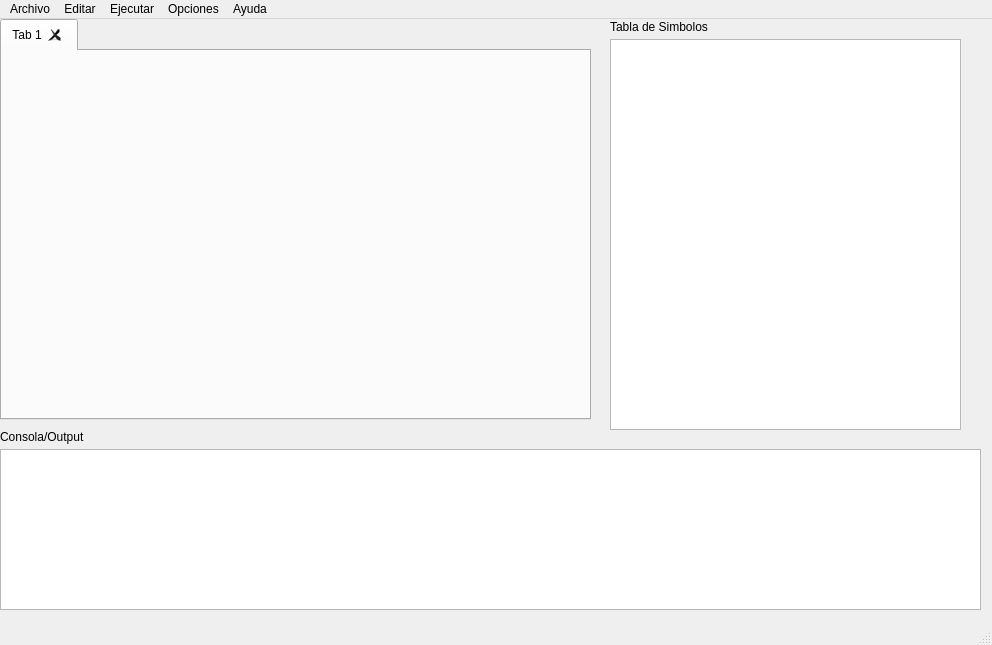
<?xml version="1.0" encoding="UTF-8"?>
<ui version="4.0">
 <class>MainWindow</class>
 <widget class="QMainWindow" name="MainWindow">
  <property name="geometry">
   <rect>
    <x>0</x>
    <y>0</y>
    <width>992</width>
    <height>645</height>
   </rect>
  </property>
  <property name="windowTitle">
   <string>Augus Intepreter</string>
  </property>
  <widget class="QWidget" name="centralwidget">
   <widget class="QTabWidget" name="tabWidget">
    <property name="geometry">
     <rect>
      <x>0</x>
      <y>0</y>
      <width>591</width>
      <height>401</height>
     </rect>
    </property>
    <property name="currentIndex">
     <number>0</number>
    </property>
    <property name="tabsClosable">
     <bool>true</bool>
    </property>
    <property name="movable">
     <bool>true</bool>
    </property>
    <widget class="QWidget" name="tab">
     <attribute name="title">
      <string>Tab 1</string>
     </attribute>
    </widget>
   </widget>
   <widget class="QLabel" name="label">
    <property name="geometry">
     <rect>
      <x>0</x>
      <y>410</y>
      <width>91</width>
      <height>16</height>
     </rect>
    </property>
    <property name="text">
     <string>Consola/Output</string>
    </property>
   </widget>
   <widget class="QPlainTextEdit" name="plainTextEdit">
    <property name="geometry">
     <rect>
      <x>0</x>
      <y>430</y>
      <width>981</width>
      <height>161</height>
     </rect>
    </property>
   </widget>
   <widget class="QPlainTextEdit" name="plainTextEdit_2">
    <property name="geometry">
     <rect>
      <x>610</x>
      <y>20</y>
      <width>351</width>
      <height>391</height>
     </rect>
    </property>
   </widget>
   <widget class="QLabel" name="label_2">
    <property name="geometry">
     <rect>
      <x>610</x>
      <y>0</y>
      <width>101</width>
      <height>16</height>
     </rect>
    </property>
    <property name="text">
     <string>Tabla de Simbolos</string>
    </property>
   </widget>
  </widget>
  <widget class="QMenuBar" name="menubar">
   <property name="geometry">
    <rect>
     <x>0</x>
     <y>0</y>
     <width>992</width>
     <height>26</height>
    </rect>
   </property>
   <widget class="QMenu" name="menuArchivo">
    <property name="title">
     <string>Archivo</string>
    </property>
    <addaction name="actionNuevo"/>
    <addaction name="actionAbrir"/>
    <addaction name="actionGuardar"/>
    <addaction name="actionGuardar_Como"/>
    <addaction name="separator"/>
    <addaction name="actionCerrar"/>
    <addaction name="actionSalir"/>
   </widget>
   <widget class="QMenu" name="menuEditar">
    <property name="title">
     <string>Editar</string>
    </property>
    <addaction name="actionCopiar"/>
    <addaction name="actionCortar"/>
    <addaction name="actionPegar"/>
    <addaction name="actionBuscar"/>
    <addaction name="actionReemplazar"/>
   </widget>
   <widget class="QMenu" name="menuEjecutar">
    <property name="title">
     <string>Ejecutar</string>
    </property>
    <widget class="QMenu" name="menuEjecutar_Ascedente">
     <property name="title">
      <string>Ejecutar Ascedente</string>
     </property>
     <addaction name="actionEjecutar"/>
     <addaction name="actionEjecutar_Paso_a_Paso"/>
    </widget>
    <addaction name="menuEjecutar_Ascedente"/>
    <addaction name="actionEjecutar_Descedente"/>
   </widget>
   <widget class="QMenu" name="menuOpciones">
    <property name="title">
     <string>Opciones</string>
    </property>
    <addaction name="actionCambiar_Fondo"/>
    <addaction name="actionQuitar_Numeros"/>
   </widget>
   <widget class="QMenu" name="menuAyuda">
    <property name="title">
     <string>Ayuda</string>
    </property>
    <addaction name="actionAyuda"/>
    <addaction name="actionAcerca_De"/>
   </widget>
   <addaction name="menuArchivo"/>
   <addaction name="menuEditar"/>
   <addaction name="menuEjecutar"/>
   <addaction name="menuOpciones"/>
   <addaction name="menuAyuda"/>
  </widget>
  <widget class="QStatusBar" name="statusbar"/>
  <action name="actionNuevo">
   <property name="text">
    <string>Nuevo</string>
   </property>
  </action>
  <action name="actionAbrir">
   <property name="text">
    <string>Abrir</string>
   </property>
  </action>
  <action name="actionGuardar">
   <property name="text">
    <string>Guardar</string>
   </property>
  </action>
  <action name="actionGuardar_Como">
   <property name="text">
    <string>Guardar Como..</string>
   </property>
  </action>
  <action name="actionCerrar">
   <property name="text">
    <string>Cerrar</string>
   </property>
  </action>
  <action name="actionSalir">
   <property name="text">
    <string>Salir</string>
   </property>
  </action>
  <action name="actionCopiar">
   <property name="text">
    <string>Copiar</string>
   </property>
  </action>
  <action name="actionCortar">
   <property name="text">
    <string>Cortar</string>
   </property>
  </action>
  <action name="actionPegar">
   <property name="text">
    <string>Pegar</string>
   </property>
  </action>
  <action name="actionBuscar">
   <property name="text">
    <string>Buscar</string>
   </property>
  </action>
  <action name="actionReemplazar">
   <property name="text">
    <string>Reemplazar</string>
   </property>
  </action>
  <action name="actionEjecutar">
   <property name="text">
    <string>Ejecutar</string>
   </property>
  </action>
  <action name="actionEjecutar_Paso_a_Paso">
   <property name="text">
    <string>Ejecutar Paso a Paso</string>
   </property>
  </action>
  <action name="actionCambiar_Fondo">
   <property name="text">
    <string>Cambiar Fondo</string>
   </property>
  </action>
  <action name="actionQuitar_Numeros">
   <property name="text">
    <string>Quitar Numeros</string>
   </property>
  </action>
  <action name="actionAyuda">
   <property name="text">
    <string>Ayuda</string>
   </property>
  </action>
  <action name="actionAcerca_De">
   <property name="text">
    <string>Acerca De..</string>
   </property>
  </action>
  <action name="actionEjecutar_Descedente">
   <property name="text">
    <string>Ejecutar Descedente</string>
   </property>
  </action>
 </widget>
 <resources/>
 <connections/>
</ui>
